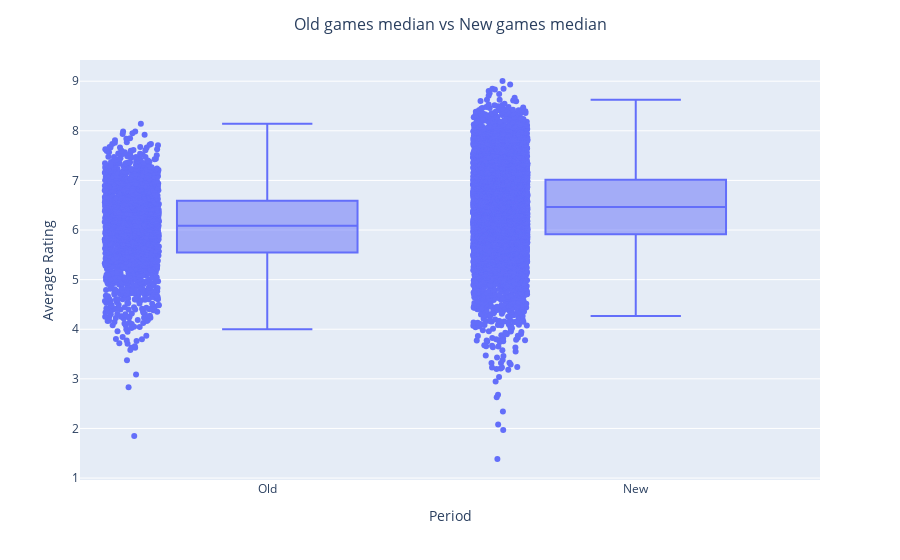

The code cell stored with this chart in its notebook:
### Code cell
import plotly.express as px

fig = px.box(df_games, x="period", y="average_rating", points="all")

fig.update_xaxes(title_text="Period")
fig.update_yaxes(title_text="Average Rating")
fig.update_layout(title_text="Old games median vs New games median",title_x=0.5,title_font=dict(size=16))

fig.show()

### Figure 1 — Plotly figure (JSON) as saved in the notebook; plotly's stock layout.template omitted (floating-point values rounded to 4 significant figures; data arrays with more than 128 entries replaced by an {"elided": "..."} marker saying what was removed)
{"data": [{"alignmentgroup": "True", "boxpoints": "all", "hovertemplate": "period=%{x}<br>average_rating=%{y}<extra></extra>", "legendgroup": "", "marker": {"color": "#636efa"}, "name": "", "notched": false, "offsetgroup": "", "orientation": "v", "showlegend": false, "type": "box", "x": {"elided": "10532 str values"}, "x0": " ", "xaxis": "x", "y": {"elided": "10532 float values"}, "y0": " ", "yaxis": "y"}], "layout": {"boxmode": "group", "legend": {"tracegroupgap": 0}, "margin": {"t": 60}, "title": {"font": {"size": 16}, "text": "Old games median vs New games median", "x": 0.5}, "xaxis": {"anchor": "y", "domain": [0, 1], "title": {"text": "Period"}}, "yaxis": {"anchor": "x", "domain": [0, 1], "title": {"text": "Average Rating"}}}}
